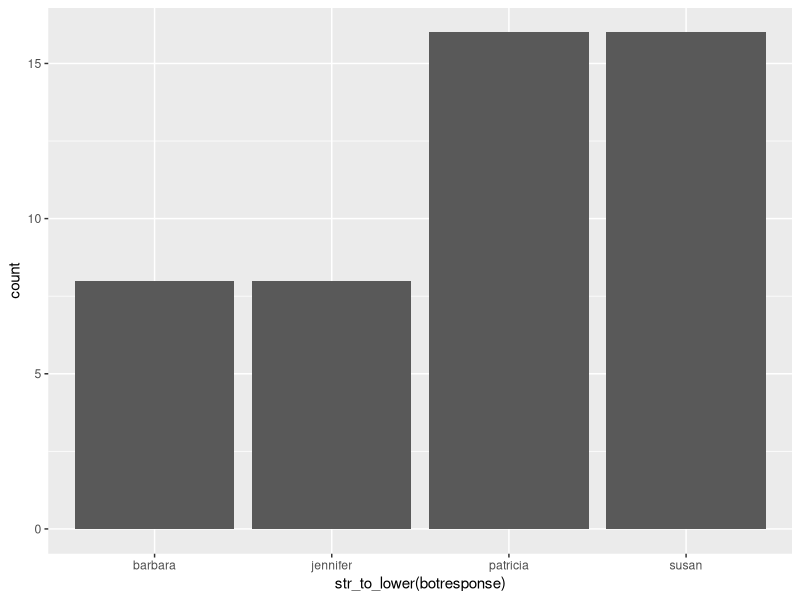
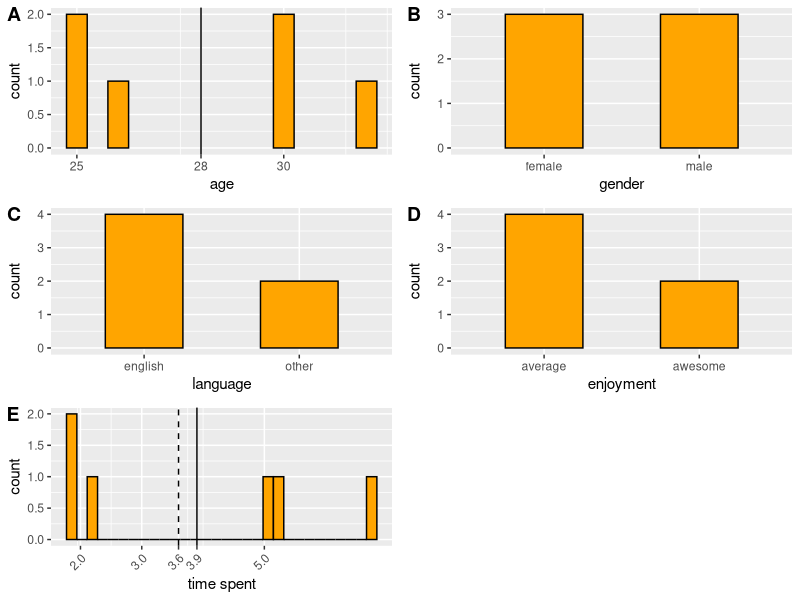
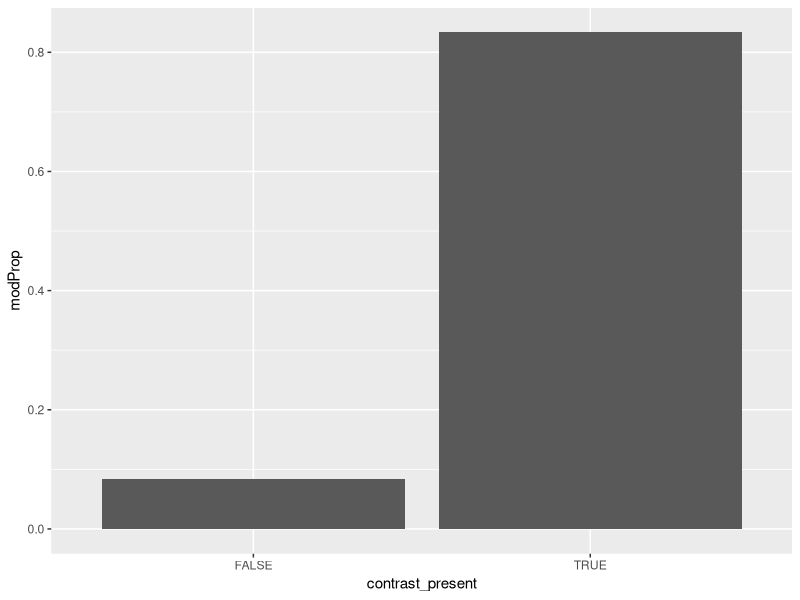

Here is the R script that generated these plots, in order: (Note: this script raises an error after producing the figures.)
## ---- chunk 1
knitr::opts_chunk$set(echo = TRUE)
## ---- chunk 2
library(cowplot)
library(plyr)
library(tidyverse)
library(here)

df_import = read_csv(here("data","03_comprehension","01_pilot","01_IDT","data.csv")) %>%
  # exclude test
  # weird filter property will exclude NAs
  filter(is.na(comments) | comments != "TEST")
## ---- chunk 3
ggplot(df_import,aes(x=str_to_lower(botresponse))) +
  geom_histogram(stat="count")
## ---- chunk 4

df_clean = df_import

# number of participants before exclusion (6)
length(unique(df_import$anon_worker_id))
# number of participants after exclusion (6)
length(unique(df_clean$anon_worker_id))


df = df_clean %>%
  select(-startDate,-botresponse,-HitCorrect)
## ---- chunk 5
# other info
engl_spellings = c("english", "englis", "eng", "engilsh", "englsh", "en")

df_subj = df_clean %>% 
  select(age,gender,languages,enjoyment,timeSpent,HitCorrect,comments,anon_worker_id) %>% 
  distinct() %>% 
  mutate_at(vars(languages), funs(str_to_lower(.))) %>% 
  mutate_at(vars(languages), funs(ifelse(. %in% engl_spellings, "english", .))) %>% 
  mutate(lang=ifelse(languages == "english","english","other")) %>% 
  mutate_at(vars(age), funs(as.integer(.))) %>% 
  mutate_at(vars(enjoyment), 
            funs(ifelse(.==1,"average",
                        ifelse(.==2,"awesome","other"))))

mean_age = round(mean(df_subj$age),digits = 1)
p_age = ggplot(df_subj,aes(x=age)) +
  geom_bar(width = .5,
           fill = "orange",
           color = "black") +
  geom_vline(xintercept= mean_age) +
  scale_x_continuous(breaks=c(25,30,35,mean_age))

p_gen = ggplot(df_subj,aes(x=gender)) +
  geom_bar(width = .5,
           fill = "orange",
           color = "black")

p_lang = ggplot(df_subj,aes(x=lang)) +
  geom_bar(width = .5,
           fill = "orange",
           color = "black") +
  xlab("language")
  # theme(axis.text.x = element_text(angle=45,hjust=1))

p_enj = ggplot(df_subj,aes(x=enjoyment)) +
  geom_bar(width = .5,
           fill = "orange",
           color = "black")

mean_time = round(mean(df_subj$timeSpent), digits = 1)
median_time = round(median(df_subj$timeSpent), digits = 1)
p_time = ggplot(df_subj,aes(x=timeSpent)) +
  geom_histogram(fill = "orange",
           color = "black") +
  geom_vline(xintercept=mean_time) +
  geom_vline(xintercept=median_time,linetype="dashed") +
  scale_x_continuous(breaks=c(median_time,mean_time,floor(0),floor(1),floor(2),floor(3),floor(5),floor(10))) +
  xlab("time spent") +
  theme(axis.text.x = element_text(angle = 45, hjust = 1))

plot_grid(p_age,p_gen,p_lang,p_enj,p_time, labels = "AUTO", ncol = 2, align = 'v')

## ---- chunk 6

df_practice = df %>% 
  filter(trial_type == "practice") %>% 
  select(condition,utterance,target,comp,contrast,distractor,pos1,pos2,pos3,pos4,anon_worker_id)

## ---- chunk 7

color = "yellow|red|green"

df_mod = df_practice %>% 
  mutate_at(vars(condition),funs(ifelse(. == "contrast_present", T, F))) %>% 
  rename(contrast_present = condition) %>% 
  mutate(modifier_use = str_detect(utterance,color))

# df_mod[!df_mod$modifier_use,c("utterance")]

df_modplot = df_mod %>% 
  group_by(contrast_present) %>% 
  summarize(modProp = sum(modifier_use)/n())

ggplot(df_modplot, aes(x=contrast_present, y=modProp)) +
  geom_col()

# one person said "red pepper when there was no contrast"
# 355645969470185 didn't care that there were contrasts and also identified bell pepper as apple (even though native language is reported as English) -- unreliable worker
## ---- chunk 8

df_main = df %>% 
  filter(trial_type == "critical" | trial_type == "filler") %>% 
  select(trial_type,refObject,context_id,condition,utterance,utterance_cat,target,comp,contrast,distractor,pos1,pos2,pos3,pos4,selectedItem_prior,selectedItem1,selectedItem2,reaction_time_prior,reaction_time1,reaction_time2,anon_worker_id,trial_number) %>%
  gather(timeStep_selec,selectedItem,selectedItem_prior,selectedItem1,selectedItem2) %>%
  mutate(clickedType = case_when(
    selectedItem == target ~ "target",
    selectedItem == comp ~ "comp",
    selectedItem == contrast  ~ "contrast/distractor",
    selectedItem == distractor ~ "distractor",
    TRUE ~ "other"
  )) %>% 
  # order them according to relevance for later plotting
  mutate_at(vars(clickedType), funs(factor(., levels=c("target", "comp", "contrast/distractor", "distractor", "other")))) %>% 
  mutate(contrast_present = str_detect(condition,"p")) %>% 
  mutate(trial_half = ifelse(trial_number < max(trial_number)/2, "first half", "second half"))

## ---- chunk 9

df_prior = df_main %>%
  filter(timeStep_selec == "selectedItem_prior")

## ---- chunk 10
# independent of typicality
# TODO: facet_wrap by condition!

df_prior_contrast = df_prior %>% 
  filter(contrast_present) %>% 
  slice(rep(1:n(), each = 5)) %>% 
  select(trial_type, condition, context_id, anon_worker_id, timeStep_selec, clickedType) %>% 
  mutate(obj_in_display = c("target", "comp", "contrast/distractor", "distractor", "other"))

# prior distribution over all objects in the display from main and filler trials
# (would also be interesting to see trials after fillers where assumption was broken)
# "other" utterances are multiple selections -- also interesting to investigate
# does the number of multiple selections in one go decrease over time? (possibly because participants become more familiar with the task and the stimuli)
df_prior_contrast %>% 
  count(clickedType) %>% 
  mutate(prop = n/sum(n)) %>% 
  ggplot(aes(x=clickedType, y=prop, fill=clickedType)) + 
    geom_bar(stat="identity",position="dodge",color="black") +
    theme(axis.text.x = element_text(angle = 30, hjust = 1))

df_prior_contrast %>% 
  count(clickedType,trial_half) %>% 
  mutate(prop = n/sum(n)) %>%
  ggplot(aes(x=clickedType, y=prop, fill=clickedType)) + 
    geom_bar(stat="identity",position="dodge",color="black") +
    theme(axis.text.x = element_text(angle = 30, hjust = 1)) +
    facet_wrap(vars(trial_half))

## ---- chunk 11
# independent of typicality

df_prior_nocontrast = df_prior %>% 
  filter(!contrast_present)

# are the two objects with the same color (target and competitor) chosen more often than the other objects?
ggplot(df_prior_nocontrast, aes(x=clickedType, fill=clickedType)) + 
  geom_bar(stat="count",position="dodge",color="black") +
  theme(axis.text.x = element_text(angle = 30, hjust = 1))

ggplot(df_prior_nocontrast, aes(x=clickedType, fill=clickedType)) + 
  geom_bar(stat="count",position="dodge",color="black") +
  theme(axis.text.x = element_text(angle = 30, hjust = 1)) +
  facet_wrap(vars(trial_half))

## ---- chunk 12

typ_obj = c("yellow_banana","yellow_corn","red_strawberry")
atyp_obj = c("yellow_egg","yellow_strawberry","white_pumpkin","white_tomato","red_corn","red_broccoli")

df_prior_typicality = df_prior %>% 
  mutate(selItemTyp = ifelse(selectedItem %in% typ_obj, "typical", 
                             ifelse(selectedItem %in% atyp_obj, "atypical", "other"))) %>% 
  mutate_at(vars(selItemTyp), funs(factor(., levels=c("typical", "atypical", "other"))))

# is there a bias towards chosing the atypical object
ggplot(df_prior_typicality, aes(x=selItemTyp, fill=selItemTyp)) + 
  geom_bar(stat="count",position="dodge",color="black") +
  theme(axis.text.x = element_text(angle = 30, hjust = 1))

## ---- chunk 13
# clicks on target if contrast present > than clicks on target when contrast not present?
# to investigate this, we'll need the critical trials, modified utterances (all should be modified in critical trials anyways), and look at the second selected item (selItem1)

df_critical = df_main %>%
  filter(trial_type == "critical") %>% 
  filter(timeStep_selec == "selectedItem1") %>% 
  select(clickedType,contrast_present)
  

ggplot(df_critical, aes(x=clickedType, fill=contrast_present)) + 
  geom_bar(stat="count",position="dodge",color="black") +
  theme(axis.text.x = element_text(angle = 30, hjust = 1))
  # facet_wrap(vars(contrast_present))
## ---- chunk 14
# not sure that this analysis makes sense

df_rt = df_main %>% 
  gather(timeStep_rt, rt, reaction_time_prior, reaction_time1, reaction_time2) %>% 
  # mutate(rt_shortened = sapply(str_split(rt,","),tail,1)) %>%
  # mutate_at(vars(rt_shortened), funs(as.integer(.)))
  filter(!str_detect(rt,",")) %>%
  mutate_at(vars(rt), funs(as.integer(.)))
  

# missing values are the ones where there was an unmodified utterance and therefore there was no reaction_time2
ggplot(df_rt, aes(x=timeStep_rt, y=rt)) + 
  geom_point(alpha=0.5) +
  facet_wrap(vars(utterance_cat)) +
  # ylim(0,5000) +
  stat_summary(fun.y = "mean", colour = "red", size = 1, geom = "point") +
  stat_summary(fun.data = "mean_cl_boot", colour = "red", size = 1)
